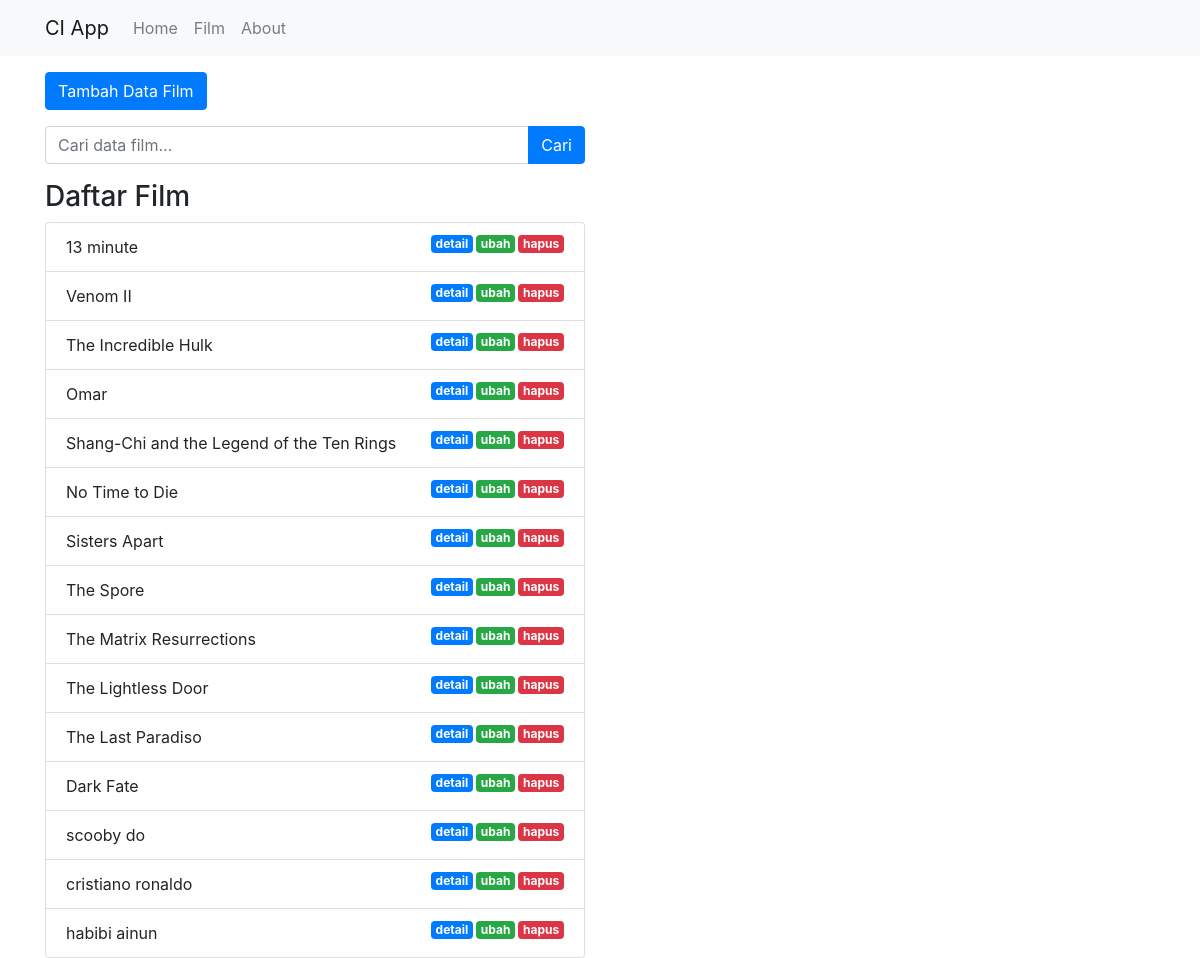
Page /index.php/film on the committed database.
### tables this page shows
CREATE TABLE `tb_daftarfilm` (
  `id` int(11) NOT NULL,
  `judul_film` varchar(200) NOT NULL,
  `genre` varchar(50) NOT NULL,
  `tahun` varchar(50) NOT NULL
);

### application/controllers/Film.php (called while the page is built, shortened)
<?php
class Film extends CI_Controller
{
    public function __construct()
    {
        $this->load->model('Film_model');
        $this->load->library('form_validation');
    }
    public function index()
    {
        $data['judul'] = 'Daftar Film';
        $data['film'] = $this->Film_model->getAllFilm();
        $this->load->view('templates/header', $data);
        $this->load->view('film/index', $data);
        $this->load->view('templates/footer');
    }
}

### index.php (called while the page is built, shortened)
<?php
require_once BASEPATH.'core/CodeIgniter.php';

### application/models/Film_model.php (called while the page is built, shortened)
<?php
class Film_model extends CI_model {
    public function getAllFilm()
    {
        return $this->db->get('tb_daftarfilm')->result_array();
    }
}

### application/views/film/index.php (the view, shortened to what this page needs)
<div class="container">
    <div class="row mt-3">
        <div class="col-md-6">
            <a href="<?= base_url(); ?>film/tambah" class="btn btn-primary">Tambah
                Data Film</a>
        </div>
    </div>
    <div class="row mt-3">
        <div class="col-md-6">
            <form action="" method="post">
                <div class="input-group">
                    <input type="text" class="form-control" placeholder="Cari data film..." name="keyword">
                    <div class="input-group-append">
                        <button class="btn btn-primary" type="submit">Cari</button>
                    </div>
                </div>
            </form>
        </div>
    </div>
    <div class="row mt-3">
        <div class="col-md-6">
            <h3>Daftar Film</h3>
            <ul class="list-group">
                <?php foreach ($film as $mhs) : ?>
                <li class="list-group-item">
                    <?= $mhs['judul_film']; ?>
                    <a href="<?= base_url(); ?>film/hapus/<?= $mhs['id']; ?>"
                        class="badge badge-danger float-right tombol-hapus">hapus</a>
                    <a href="<?= base_url(); ?>film/ubah/<?= $mhs['id']; ?>"
                        class="badge badge-success float-right">ubah</a>
                    <a href="<?= base_url(); ?>film/detail/<?= $mhs['id']; ?>"
                        class="badge badge-primary float-right">detail</a>
                </li>
                <?php endforeach; ?>
            </ul>
        </div>
    </div>
</div>

### application/views/templates/header.php (shortened to what this page needs)
<!doctype html>
<html lang="en">
<head>
  <link rel="stylesheet" href="https://stackpath.bootstrapcdn.com/bootstrap/4.1.3/css/bootstrap.min.css"
>
  <link rel="stylesheet" href="<?= base_url(); ?>assets/css/style.css">
</head>
<body>
  <nav class="navbar navbar-expand-lg navbar-light bg-light">
    <div class="container">
      <a class="navbar-brand" href="#">CI App</a>
      <div class="collapse navbar-collapse" id="navbarNavAltMarkup">
        <div class="navbar-nav">
          <a class="nav-item nav-link" href="<?= base_url(); ?>">Home
            <span class="sr-only">(current)</span></a>
          <a class="nav-item nav-link" href="<?= base_url(); ?>film">Film</a>
          <a class="nav-item nav-link" href="#">About</a>
        </div>
      </div>
    </div>
  </nav>

### application/views/templates/footer.php (shortened to what this page needs)
  </body>
</html>

### assets/css/style.css (style rules this page uses)
.badge { margin-left: 3px; }

### rows in the picture
tb_daftarfilm: judul_film "13 minute"
tb_daftarfilm: judul_film "Venom II"
tb_daftarfilm: judul_film "The Incredible Hulk"
tb_daftarfilm: judul_film "Omar"
tb_daftarfilm: judul_film "Shang-Chi and the Legend of the Ten Rings"
tb_daftarfilm: judul_film "No Time to Die"
tb_daftarfilm: judul_film "Sisters Apart"
tb_daftarfilm: judul_film "The Spore"
tb_daftarfilm: judul_film "The Matrix Resurrections"
tb_daftarfilm: judul_film "The Lightless Door"
tb_daftarfilm: judul_film "The Last Paradiso"
tb_daftarfilm: judul_film "Dark Fate"
tb_daftarfilm: judul_film "scooby do"
tb_daftarfilm: judul_film "cristiano ronaldo"
tb_daftarfilm: judul_film "habibi ainun"
